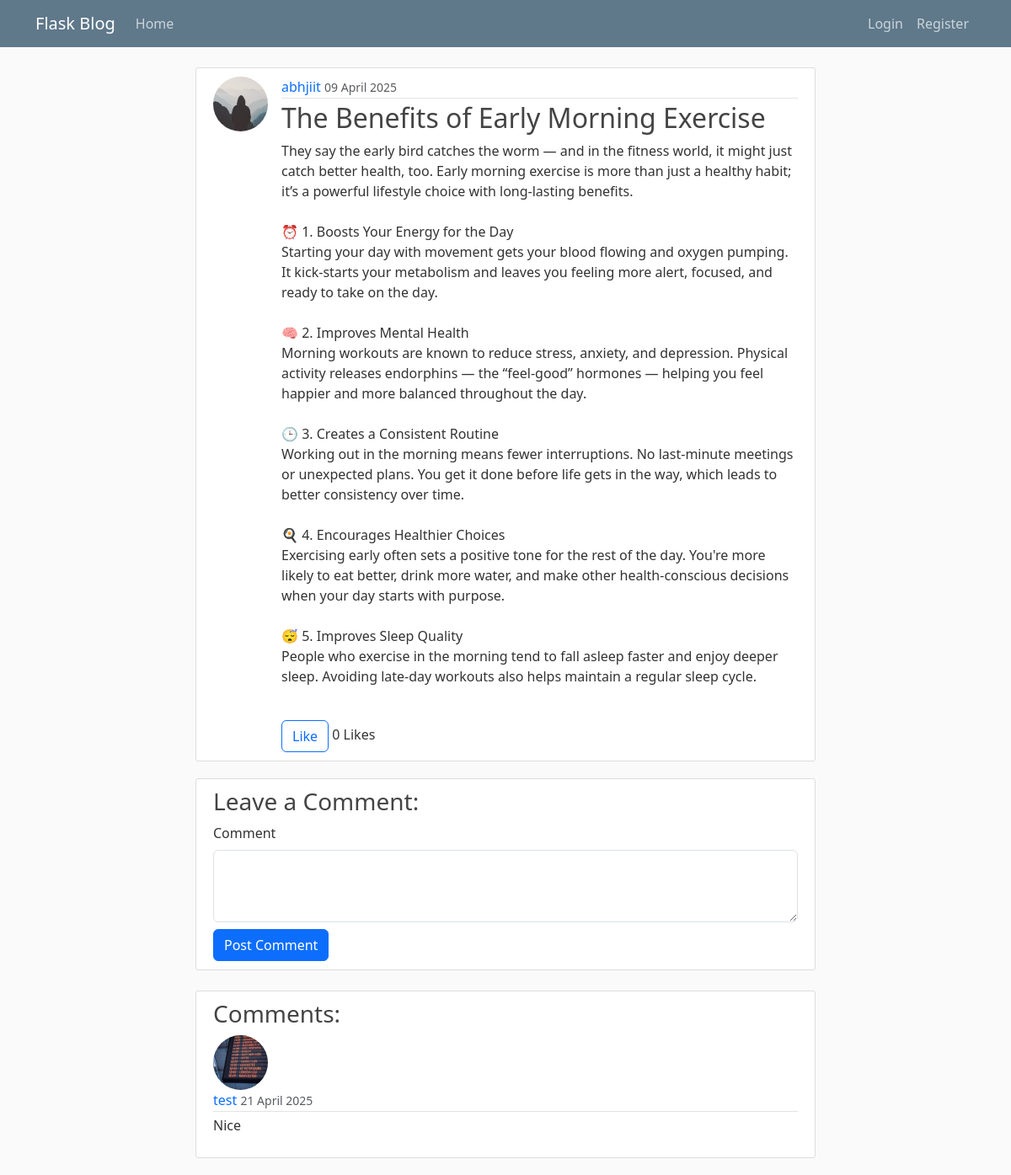
Page /post/9 on the committed database.
### flaskblog/models.py (models this page shows, shortened)
class User(db.Model, UserMixin):
    id = db.Column(db.Integer, primary_key=True)
    username = db.Column(db.String(20), unique=True, nullable=False)
    email = db.Column(db.String(120), unique=True, nullable=False)
    image_file = db.Column(db.String(20), nullable=False, default="default.jpg")
    password = db.Column(db.String(60), nullable=False)
    posts = db.relationship("Post", backref="author", lazy=True)

class Post(db.Model):
    id = db.Column(db.Integer, primary_key=True)
    title = db.Column(db.String(100), nullable=False)
    date = db.Column(db.DateTime, nullable=False, default=datetime.utcnow)
    content = db.Column(db.Text, nullable=False)
    user_id = db.Column(db.Integer, db.ForeignKey('user.id'), nullable=False)
    likes = db.relationship('Like', backref='post', lazy=True)

class Comment(db.Model):
    id = db.Column(db.Integer, primary_key=True)
    content = db.Column(db.Text, nullable=False)
    date_posted = db.Column(db.DateTime, nullable=False, default=datetime.utcnow)
    user_id = db.Column(db.Integer, db.ForeignKey('user.id'), nullable=False)
    post_id = db.Column(db.Integer, db.ForeignKey('post.id'), nullable=False)
    author = db.relationship('User', backref='comments', lazy=True)

### flaskblog/posts/routes.py (the view)
@posts.route("/post/<int:post_id>", methods=['GET', 'POST'])
def post(post_id):
    post = Post.query.get_or_404(post_id)
    form = CommentForm()
    if form.validate_on_submit():
        comment = Comment(content=form.content.data, user_id=current_user.id, post_id=post.id)
        db.session.add(comment)
        db.session.commit()
        flash('Your comment has been posted!', 'success')
        return redirect(url_for('posts.post', post_id=post.id))
    comments = Comment.query.filter_by(post_id=post.id).order_by(Comment.date_posted.desc()).all()
    return render_template('post.html', title=post.title, post=post, form=form, comments=comments)

### flaskblog/posts/forms.py
class CommentForm(FlaskForm):
    content = TextAreaField("Comment", validators=[DataRequired()])
    submit = SubmitField("Post Comment")

### flaskblog/templates/post.html (shortened to what this page needs)
{% extends "layout.html" %}
{% block content %}
    <article class="media content-section">
        <div class="media d-flex">
            <img class="rounded-circle article-img" src="{{ url_for('static', filename='profile_pics/' + post.author.image_file) }}" alt="">
            <div class="media-body">
                <div class="article-metadata">
                    <a class="mr-2" href="{{ url_for('users.user_posts', username=post.author.username) }}">{{ post.author.username }}</a>
                    <small class="text-muted">{{ post.date.strftime("%d %B %Y") }}</small>
                </div>
                <h2 class="article-title">{{ post.title }}</h2>
                <p class="article-content">{{ post.content }}</p>
                <form method="POST" action="{{ url_for('posts.like_post', post_id=post.id) }}">
                    <button type="submit" class="btn btn-outline-primary">
                        {% if current_user.is_authenticated and post.likes|selectattr('user_id', 'equalto', current_user.id)|list %}
                            Unlike
                        {% else %}
                            Like
                        {% endif %}
                    </button>
                    <span class="ml-2">{{ post.likes|length }} Likes</span>
                </form>
            </div>
        </div>
    </article>
    <section class="content-section">
        <h3>Leave a Comment:</h3>
        <form method="POST" action="{{ url_for('posts.post', post_id=post.id) }}">
            <div class="form-group">
                {{ form.content.label(class="form-label") }}
                {{ form.content(class="form-control", rows=3) }}
            </div>
            <div class="form-group mt-2">
                {{ form.submit(class="btn btn-primary") }}
            </div>
        </form>
    </section>
    <section class="content-section mt-4">
        <h3>Comments:</h3>
        {% for comment in comments %}
            <div class="media mb-3">
                <img class="rounded-circle article-img" src="{{ url_for('static', filename='profile_pics/' + comment.author.image_file) }}" alt="">
                <div class="media-body">
                    <div class="article-metadata">
                        <a class="mr-2" href="{{ url_for('users.user_posts', username=comment.author.username) }}">{{ comment.author.username }}</a>
                        <small class="text-muted">{{ comment.date_posted.strftime("%d %B %Y") }}</small>
                    </div>
                    <p class="article-content">{{ comment.content }}</p>
                </div>
            </div>
        {% endfor %}
    </section>
{% endblock content %}

### flaskblog/static/main.css (style rules this page uses)
body { background: #fafafa; color: #333333; margin-top: 5rem; }
h1, h2, h3, h4, h5, h6 { color: #444444; }
a { text-decoration: none; }
.content-section { background: #ffffff; padding: 10px 20px; border: 1px solid #dddddd; border-radius: 3px; margin-bottom: 20px; }
.article-title { color: #444444; }
.article-content { white-space: pre-line; }
.article-img { height: 65px; width: 65px; margin-right: 16px; }
.article-metadata { padding-bottom: 1px; margin-bottom: 4px; border-bottom: 1px solid #e3e3e3 }

### rows in the picture
User: image_file (placeholder picture), author.username "abhjiit"
Post: date "09 April 2025", title "The Benefits of Early Morning Exercise", content "They say the early bird catches the worm — and in the fitness world, it might just catch better health, too. Early morning exercise is more than just a healthy habit; it’s a powerful lifestyle choice with long-lasting benefits. ⏰ 1. Boosts Your Energy for the Day Starting your day with movement gets your blood flowing and oxygen pumping. It kick-starts your metabolism and leaves you feeling more alert, focused, and ready to take on the day. 🧠 2. Improves Mental Health Morning workouts are known to reduce stress, anxiety, and depression. Physical activity releases endorphins — the “feel-good” hormones — helping you feel happier and more balanced throughout the day. 🕒 3. Creates a Consistent…"
Comment: image_file (picture), author.username "test", date_posted "21 April 2025", content "Nice"

### other values in the picture
{{ post.likes|length }} "0"
